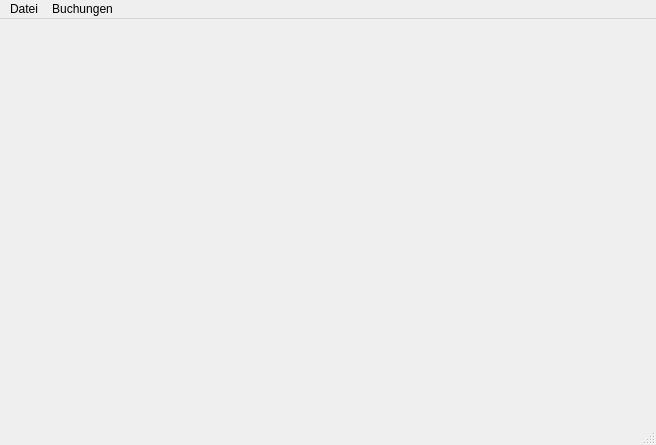
<?xml version="1.0" encoding="UTF-8"?>
<ui version="4.0">
 <class>MainWindow</class>
 <widget class="QMainWindow" name="MainWindow">
  <property name="geometry">
   <rect>
    <x>0</x>
    <y>0</y>
    <width>656</width>
    <height>445</height>
   </rect>
  </property>
  <property name="windowTitle">
   <string>MainWindow</string>
  </property>
  <widget class="QWidget" name="centralwidget"/>
  <widget class="QMenuBar" name="menubar">
   <property name="geometry">
    <rect>
     <x>0</x>
     <y>0</y>
     <width>656</width>
     <height>21</height>
    </rect>
   </property>
   <widget class="QMenu" name="menuDatei">
    <property name="title">
     <string>Datei</string>
    </property>
   </widget>
   <widget class="QMenu" name="menuBuchungen">
    <property name="title">
     <string>Buchungen</string>
    </property>
   </widget>
   <addaction name="menuDatei"/>
   <addaction name="menuBuchungen"/>
  </widget>
  <widget class="QStatusBar" name="statusbar"/>
 </widget>
 <resources/>
 <connections/>
</ui>
